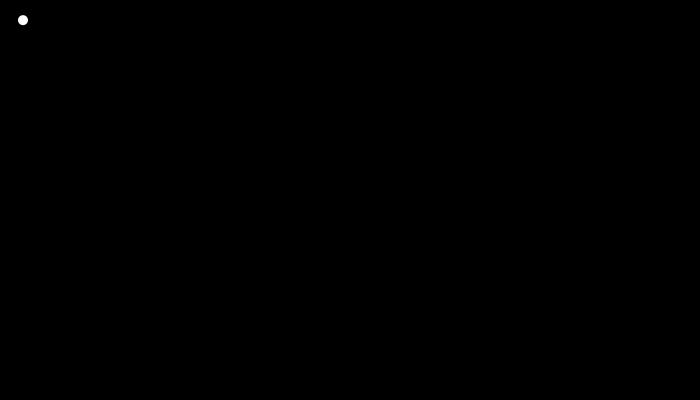
Frame 1 (no input)
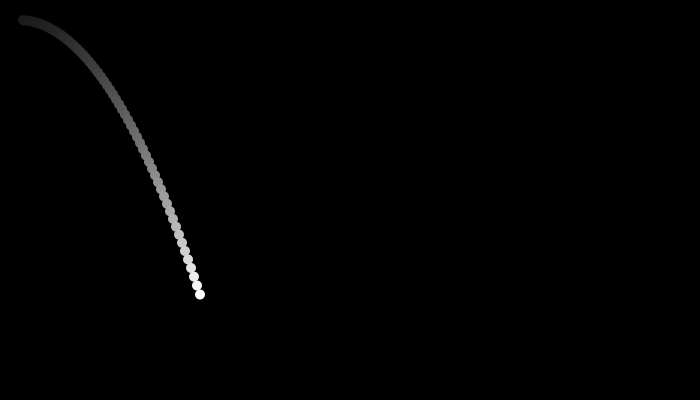
Frame 60 (the mouse pressed at the canvas centre just before this capture)
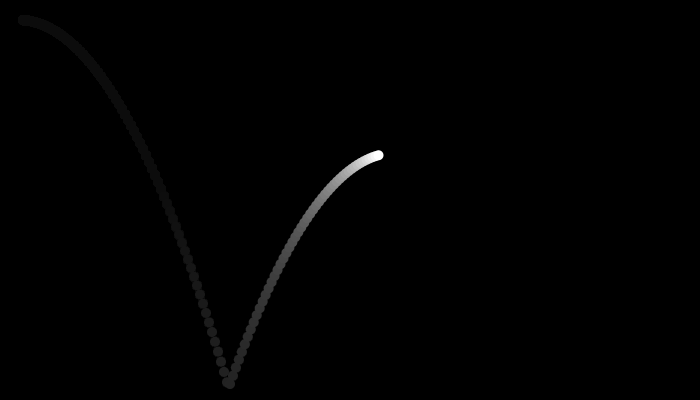
Frame 120 (the mouse held since frame 60 and released just before this capture)

The Processing sketch that drew these frames (run headless with seeded random() and noise(); from frame 60 on, the mouse is pressed at the canvas centre):

// Processing sketch: processing_36437
// ── processing_36437.pde

Thrower thrower;
void setup() {
  size(700, 400);
  background(0);
  thrower = new Thrower();
}

void draw() {
  noStroke();
  fill(0, 10);
  rect(0, 0, 700, 400);

  thrower.update();
  thrower.checkEdges();
  thrower.display();
}

class Thrower {
  PVector location;
  PVector velocity;
  PVector acceleration;

  Thrower() {
    location = new PVector(20, 20);
    velocity = new PVector(3, 0);
    acceleration = new PVector(0, 0.15);
  }

  void update() {
    velocity.add(acceleration);
    location.add(velocity);
  }

  void display() {
    noStroke();
    fill(255);
    ellipse(location.x, location.y, 10, 10);
  }

  void checkEdges() {
    if (location.x>width-16) {
      velocity.x=velocity.x * -0.8;
      location.x=width-16;
    }

    else if (location.x<16) {
      velocity.x=velocity.x * -0.8;
      location.x = 16;
    }

    if (location.y>height-16) {
      velocity.y=velocity.y*-0.8;
      velocity.x=velocity.x*0.99;
      location.y=height-16;
    }

    else if (location.y<16) {
      velocity.y=velocity.y*-0.8;
      location.y=16;
    }

    dist(location.x, location.y, mouseX, mouseY);
    if (dist(location.x, location.y, mouseX, mouseY) < 16) {
      if (mousePressed == true) {
        location.x = mouseX;
        location.y = mouseY;
        velocity.x = mouseX - pmouseX;
        velocity.y = mouseY - pmouseY;
      }
    }
  }
}
